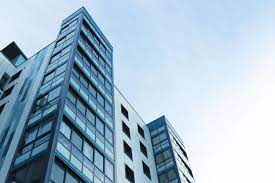
%> input picture Practical 9/Building.png, 275 x 183 px
$ octave GlobalThresholding.m   (GNU Octave 9; MATLAB toolbox functions it lacks are replaced by stand-ins)
%> lines starting %> are read from the running program, lines starting %| are printed output that depends on the picture; in (x1, y1, x2, y2) boxes, pixels count from 0 and x2, y2 are one past the last pixel; in counts of white or black regions, pixels touching at a corner belong together; the program's own positions count from 1
color = imread('Building.png');
%> color is the input picture: size 183x275x3 uint8; mean R, G, B 163.1, 186.2, 204.1
orig_img = rgb2gray(color);
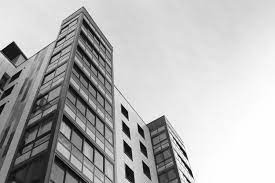
%> orig_img: size 183x275 uint8; min 2, max 255, mean 181.4
img = im2double(orig_img);
thresh = 0.5;
old_thresh = 1.0;

while abs(thresh-old_thresh) > 0.1
    l = img > thresh;
    temp = (img.* double(1));
    m1 = sum(temp(:)) / sum(l(:) == 1);
    l = double(l) == 0;
    temp = (img.* double(l));
    m2 = sum(temp(:)) / sum(l(:) == 1);
    old_thresh = thresh;
    thresh = (m1 + m2) / 2;
end
%> this loop made 2 passes
%> (m1, m2, thresh) on pass 1: (0.932, 0.281, 0.606)
%> (m1, m2, old_thresh, thresh) on pass 2: (1.04, 0.347, 0.606, 0.691)
%> pass 1, `l = img > thresh;`:
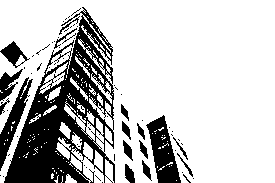
%> l: size 183x275 logical; 76.3% white; 72 black regions (55 under 20 px), largest, box (x1, y1, x2, y2) and area: (4, 7, 115, 183) 8151, (146, 115, 181, 183) 1244, (0, 77, 33, 171) 857
%> pass 1, `temp = (img.* double(l));`:
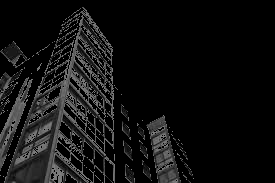
%> temp: size 183x275 double; min 0, max 0.498, mean 0.0665
%> pass 2, `l = img > thresh;`:
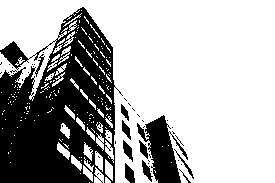
%> l: size 183x275 logical; 68.7% white; 50 black regions (39 under 20 px), largest, box (x1, y1, x2, y2) and area: (0, 7, 123, 183) 13343, (137, 115, 188, 183) 1586, (125, 163, 135, 183) 134

out1 = img > thresh;
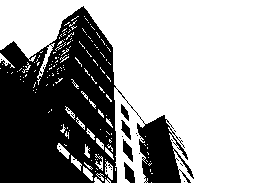
%> out1: size 183x275 logical; 64.2% white; 23 black regions (18 under 20 px), largest, box (x1, y1, x2, y2) and area: (0, 6, 194, 183) 17557, (124, 162, 135, 183) 141, (123, 139, 133, 162) 121, (121, 120, 131, 140) 95, (121, 104, 129, 121) 70

subplot(1,3,1), imshow(color), title('Original Image');
subplot(1,3,2), imshow(orig_img), title('Grayscale Image');
subplot(1,3,3), imshow(out1), title('Global Thresholding');
